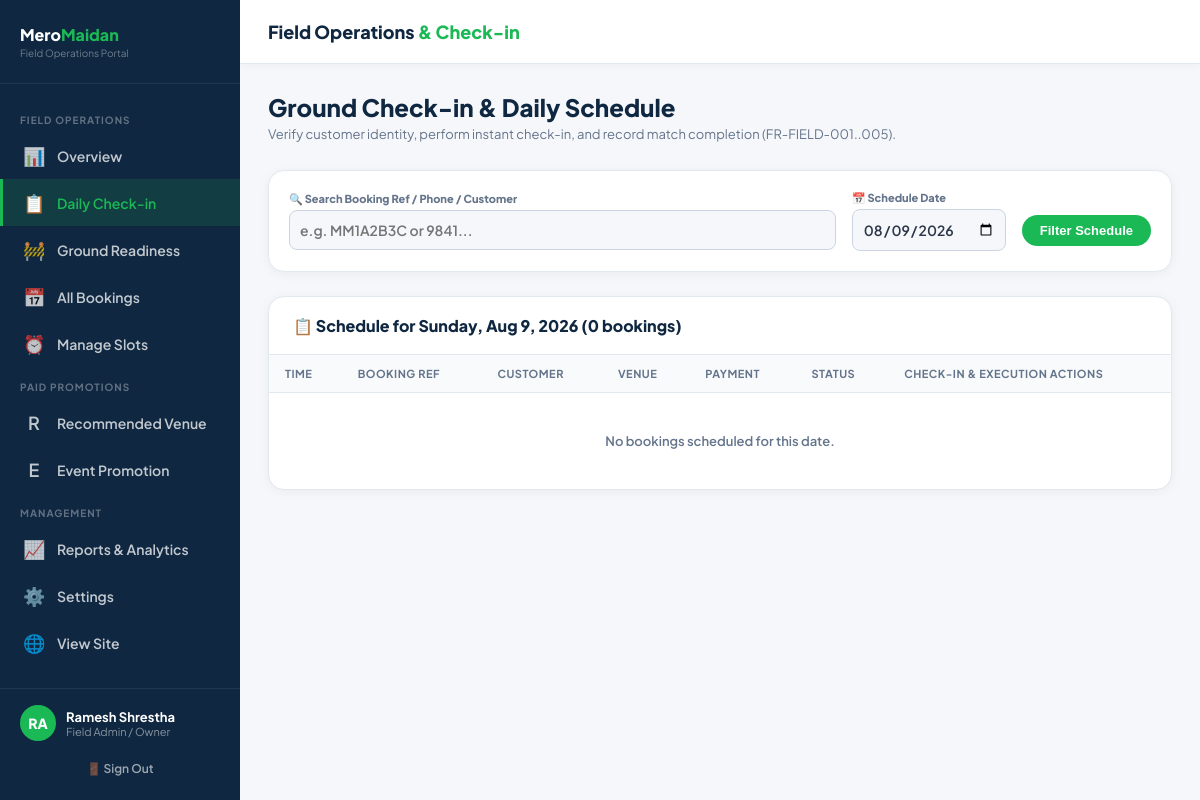
Page /owner/field_ops.php?date=2026-08-09 (signed in) on the earlier database version.
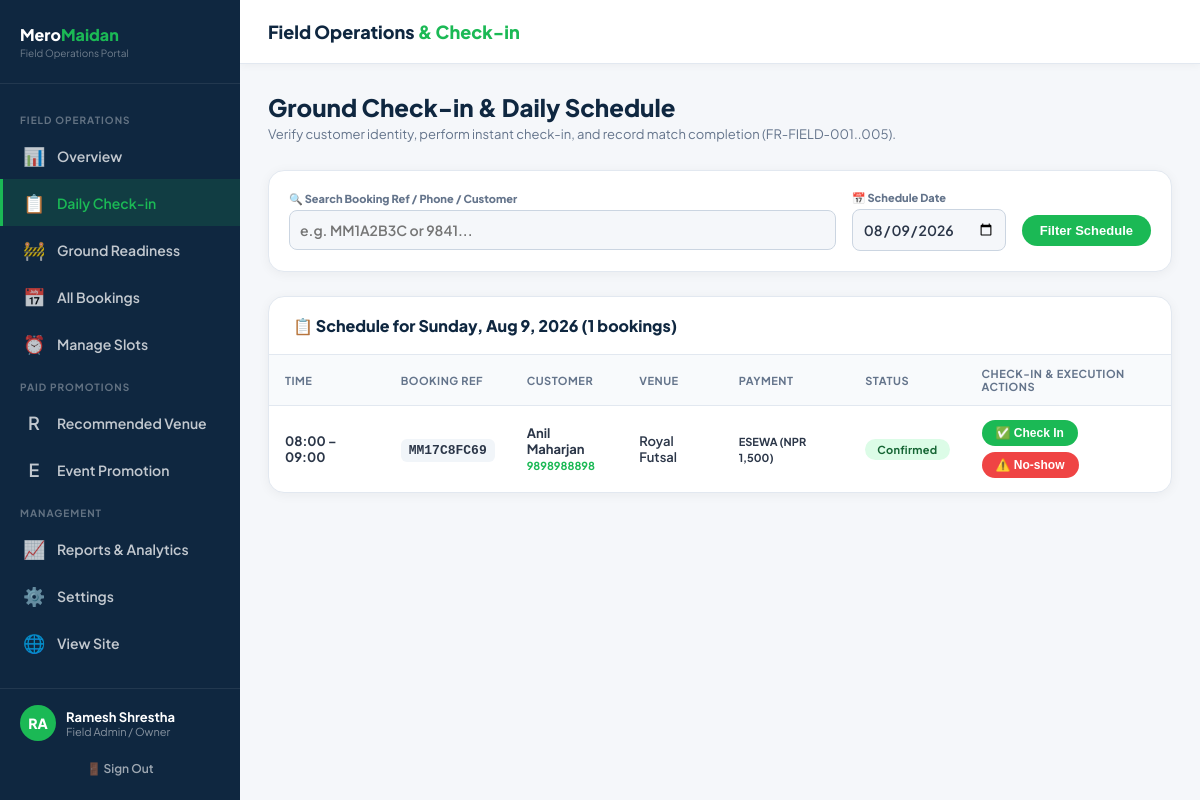
Same page on the later database version.
### tables this page shows
CREATE TABLE `bookings` (
  `id` int(11) NOT NULL AUTO_INCREMENT,
  `venue_id` int(11) NOT NULL,
  `player_id` int(11) DEFAULT NULL,
  `customer_name` varchar(200) NOT NULL,
  `customer_phone` varchar(20) NOT NULL,
  `customer_email` varchar(200) DEFAULT NULL,
  `booking_date` date NOT NULL,
  `start_time` time NOT NULL,
  `end_time` time NOT NULL,
  `base_price` decimal(10,2) DEFAULT NULL,
  `coupon_id` bigint(20) DEFAULT NULL,
  `coupon_code` varchar(50) DEFAULT NULL,
  `discount_amount` decimal(10,2) NOT NULL DEFAULT 0.00,
  `fees_amount` decimal(10,2) NOT NULL DEFAULT 0.00,
  `tax_amount` decimal(10,2) NOT NULL DEFAULT 0.00,
  `total_price` decimal(10,2) NOT NULL,
  `status` enum('pending','confirmed','cancelled','completed','checked_in','in_progress','no_show') DEFAULT 'confirmed',
  `payment_method` enum('cash','esewa','khalti','card') DEFAULT 'cash',
  `notes` text DEFAULT NULL,
  `booking_ref` varchar(20) DEFAULT NULL,
  `created_at` timestamp NOT NULL DEFAULT current_timestamp(),
  PRIMARY KEY (`id`),
  UNIQUE KEY `booking_ref` (`booking_ref`),
  KEY `venue_id` (`venue_id`),
  KEY `player_id` (`player_id`),
  CONSTRAINT `bookings_ibfk_1` FOREIGN KEY (`venue_id`) REFERENCES `venues` (`id`) ON DELETE CASCADE,
  CONSTRAINT `bookings_ibfk_2` FOREIGN KEY (`player_id`) REFERENCES `players` (`id`) ON DELETE SET NULL
);

CREATE TABLE `venues` (
  `id` int(11) NOT NULL AUTO_INCREMENT,
  `owner_id` int(11) DEFAULT NULL,
  `name` varchar(200) NOT NULL,
  `slug` varchar(200) NOT NULL,
  `sport_type` enum('Football','Futsal','Cricket','Cricsal','Multi-Sport') NOT NULL DEFAULT 'Futsal',
  `address` text NOT NULL,
  `city` varchar(100) NOT NULL DEFAULT 'Kathmandu',
  `district` varchar(100) NOT NULL DEFAULT 'Kathmandu',
  `lat` decimal(10,8) DEFAULT NULL,
  `lng` decimal(11,8) DEFAULT NULL,
  `description` text DEFAULT NULL,
  `amenities` longtext DEFAULT NULL CHECK (json_valid(`amenities`)),
  `images` longtext DEFAULT NULL CHECK (json_valid(`images`)),
  `cover_image` varchar(500) DEFAULT NULL,
  `open_time` time DEFAULT '06:00:00',
  `close_time` time DEFAULT '22:00:00',
  `price_per_hour` decimal(10,2) NOT NULL DEFAULT 1000.00,
  `capacity` varchar(50) DEFAULT '5-a-side',
  `status` enum('pending','active','suspended') DEFAULT 'pending',
  `created_at` timestamp NOT NULL DEFAULT current_timestamp(),
  PRIMARY KEY (`id`),
  UNIQUE KEY `slug` (`slug`),
  KEY `owner_id` (`owner_id`),
  CONSTRAINT `venues_ibfk_1` FOREIGN KEY (`owner_id`) REFERENCES `venue_owners` (`id`) ON DELETE SET NULL
);

### owner/field_ops.php (the view, shortened to what the changed rows need)
<?php
$db        = getDB();
$ownerId   = $_SESSION['owner_id'];
$vStmt = $db->prepare("SELECT id, name FROM venues WHERE owner_id = :oid");
$vStmt->execute([':oid' => $ownerId]);
$myVenues = $vStmt->fetchAll();
$venueIds = array_column($myVenues, 'id');
$selectedDate = $_GET['date'] ?? date('Y-m-d');
$searchQuery  = trim($_GET['search'] ?? '');
$todayBookings = [];
if (!empty($venueIds)) {
    $inList = implode(',', $venueIds);
    $sql = "
        SELECT b.*, v.name as venue_name
        FROM bookings b
        JOIN venues v ON b.venue_id = v.id
        WHERE b.venue_id IN ($inList)
    ";
    $params = [];
    if ($searchQuery) {
        $sql .= " AND (b.booking_ref LIKE :q OR b.customer_name LIKE :q OR b.customer_phone LIKE :q)";
        $params[':q'] = "%$searchQuery%";
    } else {
        $sql .= " AND b.booking_date = :date";
        $params[':date'] = $selectedDate;
    }
    $sql .= " ORDER BY b.start_time ASC";
    $stmt = $db->prepare($sql);
    $stmt->execute($params);
    $todayBookings = $stmt->fetchAll();
}
?>
<!DOCTYPE html>
<html lang="en">
<head>
  <link rel="stylesheet" href="../assets/css/admin.css">
</head>
<body>
<div class="admin-layout">
  <main class="admin-main">
    <div class="admin-content">
      <div class="page-header">
        <h1>Ground Check-in & Daily Schedule</h1>
      </div>
      <div class="data-card">
        <div class="data-card-header">
          <h3>📋 Schedule for <?= date('l, M j, Y', strtotime($selectedDate)) ?> (<?= count($todayBookings) ?> bookings)</h3>
        </div>
        <table class="data-table">
          <thead>
            <tr>
              <th>Time</th>
              <th>Booking Ref</th>
              <th>Customer</th>
              <th>Venue</th>
              <th>Payment</th>
              <th>Status</th>
              <th>Check-in & Execution Actions</th>
            </tr>
          </thead>
          <tbody>
            <?php foreach ($todayBookings as $b): ?>
              <tr>
                <td><strong><?= substr($b['start_time'], 0, 5) ?> – <?= substr($b['end_time'], 0, 5) ?></strong></td>
                <td><code style="background:#f1f5f9;padding:4px 8px;border-radius:6px;font-weight:800;"><?= htmlspecialchars($b['booking_ref']) ?></code></td>
                <td>
                  <strong><?= htmlspecialchars($b['customer_name']) ?></strong><br>
                  <a href="tel:<?= htmlspecialchars($b['customer_phone']) ?>" style="font-size:11px;color:#1BB955;font-weight:700;text-decoration:none;"><?= htmlspecialchars($b['customer_phone']) ?></a>
                </td>
                <td><?= htmlspecialchars($b['venue_name']) ?></td>
                <td><span style="font-size:11px;font-weight:700;text-transform:uppercase;"><?= htmlspecialchars($b['payment_method']) ?> (NPR <?= number_format($b['total_price']) ?>)</span></td>
                <td><span class="badge <?= $b['status'] ?>"><?= ucfirst(str_replace('_', ' ', $b['status'])) ?></span></td>
                <td>
                  <form method="POST" style="display:inline-flex;gap:6px;flex-wrap:wrap;">
                    <?php if (in_array($b['status'], ['confirmed', 'pending'])): ?>
                      <button type="submit" name="new_status" value="checked_in" class="btn btn-green btn-sm">✅ Check In</button>
                      <button type="submit" name="new_status" value="no_show" class="btn btn-red btn-sm" onclick="return confirm('Mark as No-show?')">⚠️ No-show</button>
                    <?php elseif ($b['status'] === 'checked_in'): ?>
                      <button type="submit" name="new_status" value="in_progress" class="btn btn-navy btn-sm">▶ Match In Progress</button>
                    <?php elseif ($b['status'] === 'in_progress'): ?>
                      <button type="submit" name="new_status" value="completed" class="btn btn-green btn-sm">🏁 Mark Completed</button>
                    <?php else: ?>
                      <span style="font-size:12px;color:#94a3b8;">Finalized</span>
                    <?php endif; ?>
                  </form>
                </td>
              </tr>
            <?php endforeach; ?>
            <?php if (empty($todayBookings)): ?>
              <tr><td colspan="7" style="text-align:center;padding:40px;color:#64748b;">No bookings scheduled for this date.</td></tr>
            <?php endif; ?>
          </tbody>
        </table>
      </div>
    </div>
  </main>
</div>
</body>
</html>

Differences in the rows shown:
added bookings: start_time "08:00", end_time "09:00", booking_ref "MM17C8FC69", customer_name "Anil Maharjan", customer_phone "9898988898", venue.name "Royal Futsal", payment_method "ESEWA", total_price "1,500", status "Confirmed", shows "✅ Check In"
Other differences:
count($todayBookings): "0" → "1"
text no longer shown: "No bookings scheduled for this date."
